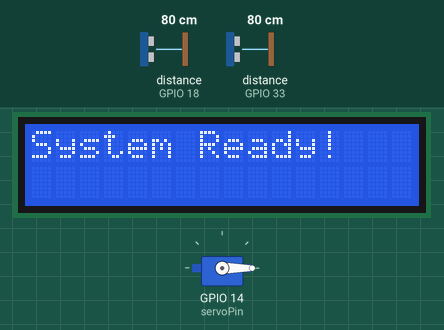
A sketch run on a simulated ESP32. Parts: servo, 16×2 character LCD. Wiring (inferred from the names in the program): 2 × ultrasonic range finder: trigger GPIO 5, echo GPIO 18 / trigger GPIO 25, echo GPIO 33. Inputs (shaded band) come from the test bench; at power-on: distance to the obstacle (sensors on GPIO 18, GPIO 33) 80 cm. The echo pulse lasts 58.3 µs per cm; WiFi joins after 1.5 s; servers stay silent unless stated; uploads are accepted with an empty reply; what the sketch prints to the serial monitor is not drawn.

Above: at 1.7 s.
At 4.8 s:
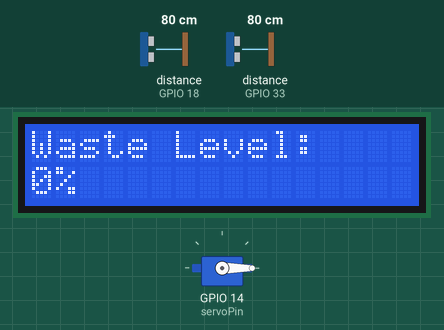
4.9 s: distance to the obstacle (sensor on GPIO 18) set to 12 cm
6.4 s: distance to the obstacle (sensor on GPIO 18) set to 9 cm
At 9.1 s:
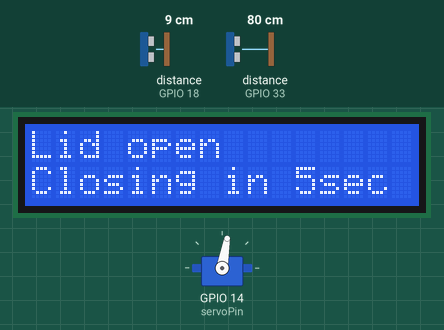
12.2 s: distance to the obstacle (sensor on GPIO 33) set to 2 cm
At 12.98 s:
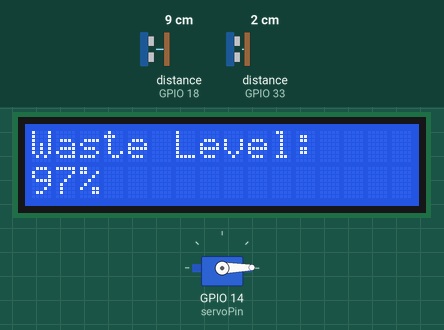
Timing chart, 0 to 20.9 s (numbered marks = the images above; inputs shaded):
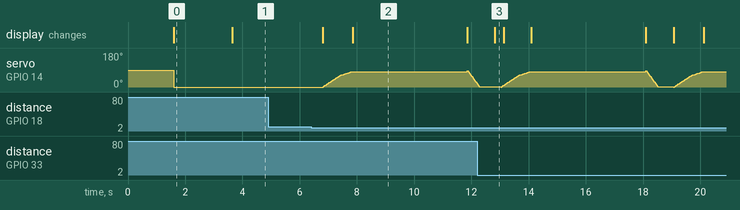

Measured:
- the behaviour switches between 11 and 10 cm on distance to the obstacle (sensor on GPIO 18) (found by bisection; images 1 and 2)
- after the input at 4.9 s, every drawn part: stays the same
- after the input at 6.4 s, servo on GPIO 14 (servoPin): rises from 0° to 85° in 5.0 s, then falls to 21° in 0.32 s; the display: first changes after 0.40 s (image 2 shows a later state)
- what the display in image 0 shows lasts 2.0 s, from 1.6 s to 3.6 s
- what the display in image 2 shows lasts 4.1 s, from 7.8 s to 11.9 s

The sketch:

Hardware_ArduinoCode.ino
```cpp
#include <Wire.h>
#include <LiquidCrystal_I2C.h>
#include <ESP32Servo.h>
#include <WiFi.h>
#include <HTTPClient.h>
#include <ArduinoJson.h>

// WiFi credentials
#define WIFI_SSID "EACCESS"
#define WIFI_PASSWORD "hostelnet"

// Firebase credentials
#define API_KEY "AIzaSyAny42AW3Tq0XPPtY46LYVRyLRExJY6rjg"
#define DATABASE_URL "https://smartbin-ee19f-default-rtdb.asia-southeast1.firebasedatabase.app/"
#define FIREBASE_AUTH "kIpv5eQfS3dE5wkHihOd9m0mQuUpHDzbqmSeIc2M"

// Firebase database path
String firebasePath = "/wasteBin/readings";

// LCD setup
LiquidCrystal_I2C lcd(0x27, 16, 2);

// Ultrasonic sensor pins
const int trigPinWaste = 25;
const int echoPinWaste = 33;
const int trigPinLid = 5;
const int echoPinLid = 18;

// Servo motor pin
Servo servoMotor;
const int servoPin = 14;

// Variables
long durationWaste, distanceWaste;
long durationLid, distanceLid;
int wasteLevel;
unsigned long previousMillis = 0;
const long interval = 10000; // Send data every 10 seconds

void setup() {
  Serial.begin(115200);
  Serial.println("Smart Bin Starting...");

  // Set pin modes
  pinMode(trigPinWaste, OUTPUT);
  pinMode(echoPinWaste, INPUT);
  pinMode(trigPinLid, OUTPUT);
  pinMode(echoPinLid, INPUT);

  // Attach servo
  servoMotor.attach(servoPin);

  // LCD setup
  Wire.begin();
  lcd.init();
  lcd.backlight();

  // Display startup message
  lcd.clear();
  lcd.setCursor(0, 0);
  lcd.print("Smart Bin");
  lcd.setCursor(0, 1);
  lcd.print("Connecting WiFi");

  // Connect to WiFi
  WiFi.begin(WIFI_SSID, WIFI_PASSWORD);
  while (WiFi.status() != WL_CONNECTED) {
    delay(500);
    Serial.print(".");
  }
  Serial.println("\nWiFi connected");

  // Initial position of servo (lid closed)
  servoMotor.write(0);

  lcd.clear();
  lcd.print("System Ready!");
  delay(2000);
  Serial.println("Setup complete");
}

void loop() {
  // Measure waste level
  distanceWaste = measureDistance(trigPinWaste, echoPinWaste);

  // Map waste level from 30 cm (empty) to 0 cm (full)
  if (distanceWaste < 30) {
    wasteLevel = map(distanceWaste, 0, 30, 100, 0);
  } else {
    wasteLevel = 0;
  }

  // Display waste level on LCD
  lcd.clear();
  lcd.setCursor(0, 0);
  lcd.print("Waste Level:");
  lcd.setCursor(0, 1);
  lcd.print(wasteLevel);
  lcd.print("%");

  // Send data to Firebase every 30 seconds
  unsigned long currentMillis = millis();
  if (currentMillis - previousMillis >= interval) {
    previousMillis = currentMillis;

    // Create a JSON object
    StaticJsonDocument<200> jsonDoc;
    jsonDoc["wasteLevel"] = wasteLevel;
    jsonDoc["timestamp"] = String(currentMillis);

    // Convert JSON object to string
    String jsonString;
    serializeJson(jsonDoc, jsonString);

    // Send data to Firebase
    sendToFirebase(jsonString);
  }

  // Check if hand is near to open lid
  distanceLid = measureDistance(trigPinLid, echoPinLid);

  if (distanceLid < 10) {
    Serial.println("Hand detected, opening lid");
    lcd.clear();
    lcd.setCursor(0, 0);
    lcd.print("Opening lid...");

    // Open lid slowly
    for (int pos = 0; pos <= 80; pos += 2) {  // Smaller steps and limit angle
    servoMotor.write(pos);

    if (pos > 60) {
      delay(40);  // Slow down near the end
    } else {
      delay(20);  // Normal speed at the beginning
      }
    }


    lcd.clear();
    lcd.setCursor(0, 0);
    lcd.print("Lid open");
    lcd.setCursor(0, 1);
    lcd.print("Closing in 5sec");
    delay(4000);

    lcd.clear();
    lcd.setCursor(0, 0);
    lcd.print("Closing lid...");

    // Close lid slowly
    for (int pos = 85; pos >= 0; pos -= 4) {
      servoMotor.write(pos);
      delay(20);
    }
  } else {
    servoMotor.write(0);
  }

  delay(500);
}

// Function to measure distance using ultrasonic sensor
long measureDistance(int trigPin, int echoPin) {
  digitalWrite(trigPin, LOW);
  delayMicroseconds(2);
  digitalWrite(trigPin, HIGH);
  delayMicroseconds(10);
  digitalWrite(trigPin, LOW);

  long duration = pulseIn(echoPin, HIGH);
  long distance = duration * 0.034 / 2;
  return distance;
}

// Function to send data to Firebase using HTTP POST
void sendToFirebase(String jsonString) {
  if (WiFi.status() == WL_CONNECTED) {
    HTTPClient http;
    String url = String(DATABASE_URL) + firebasePath + ".json?auth=" + FIREBASE_AUTH;

    http.begin(url);
    http.addHeader("Content-Type", "application/json");

    int httpResponseCode = http.POST(jsonString);

    if (httpResponseCode > 0) {
      String response = http.getString();
      Serial.println("Data sent to Firebase");
      Serial.println(response);
    } else {
      Serial.print("Error sending data: ");
      Serial.println(httpResponseCode);
    }

    http.end();
  } else {
    Serial.println("WiFi not connected");
  }
}
```
